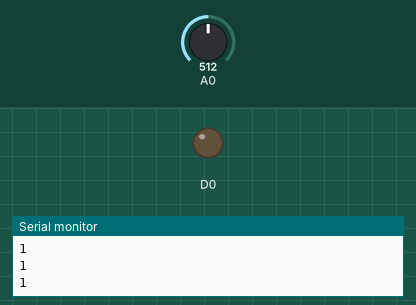
Simulated run of this sketch. Board: ESP8266 (NodeMCU). Shown: output pins drawn as LEDs (lit = HIGH), the last lines printed to the serial monitor. The inputs (shaded band) are chosen by the test bench; at power-on: A0 = 512.

Above: at 1.2 s.
1.3 s: A0 set to 183
2.8 s: A0 set to 157
At 4.1 s:
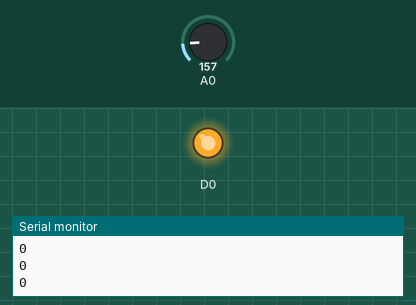
4.4 s: A0 set to 185
At 4.8 s:
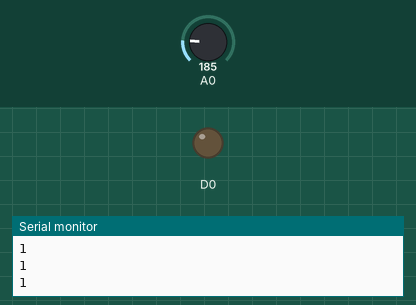
5.9 s: A0 set to 165
At 6.8 s:
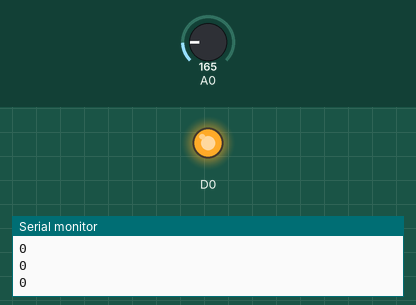
Timing chart, 0 to 8.5 s (numbered marks = the images above; inputs shaded):
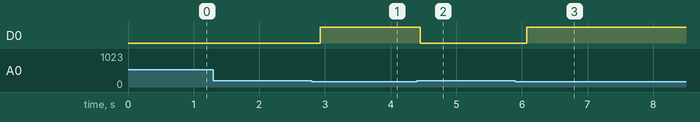

Measured:
- the behaviour switches between 176 and 175 on A0 (found by bisection; images 0 and 1)
- after the input at 2.8 s, D0: LOW → HIGH after 0.13 s
- after the input at 4.4 s, D0: HIGH → LOW after 0.05 s
- after the input at 5.9 s, D0: LOW → HIGH after 0.17 s

The sketch:

capacitive_touch.ino
```cpp
void setup() {
  // put your setup code here, to run once:
  Serial.begin(9600);
  pinMode(D0, OUTPUT);
}

int sample = 0;
bool touch = false;
void loop() {
  // put your main code here, to run repeatedly:
  int output = analogRead(A0);
  // Serial.println(reading / 50);
  if (output > 175) {
    touch = true;
  }
  sample++;
  if ( sample == 10 ) {
    sample = 0;
    Serial.println(touch);
    if (touch) {
      digitalWrite(D0, 0);
    } else {
      digitalWrite(D0, 1);
    }
    touch = false;
  }
  delay(10);
}
```
